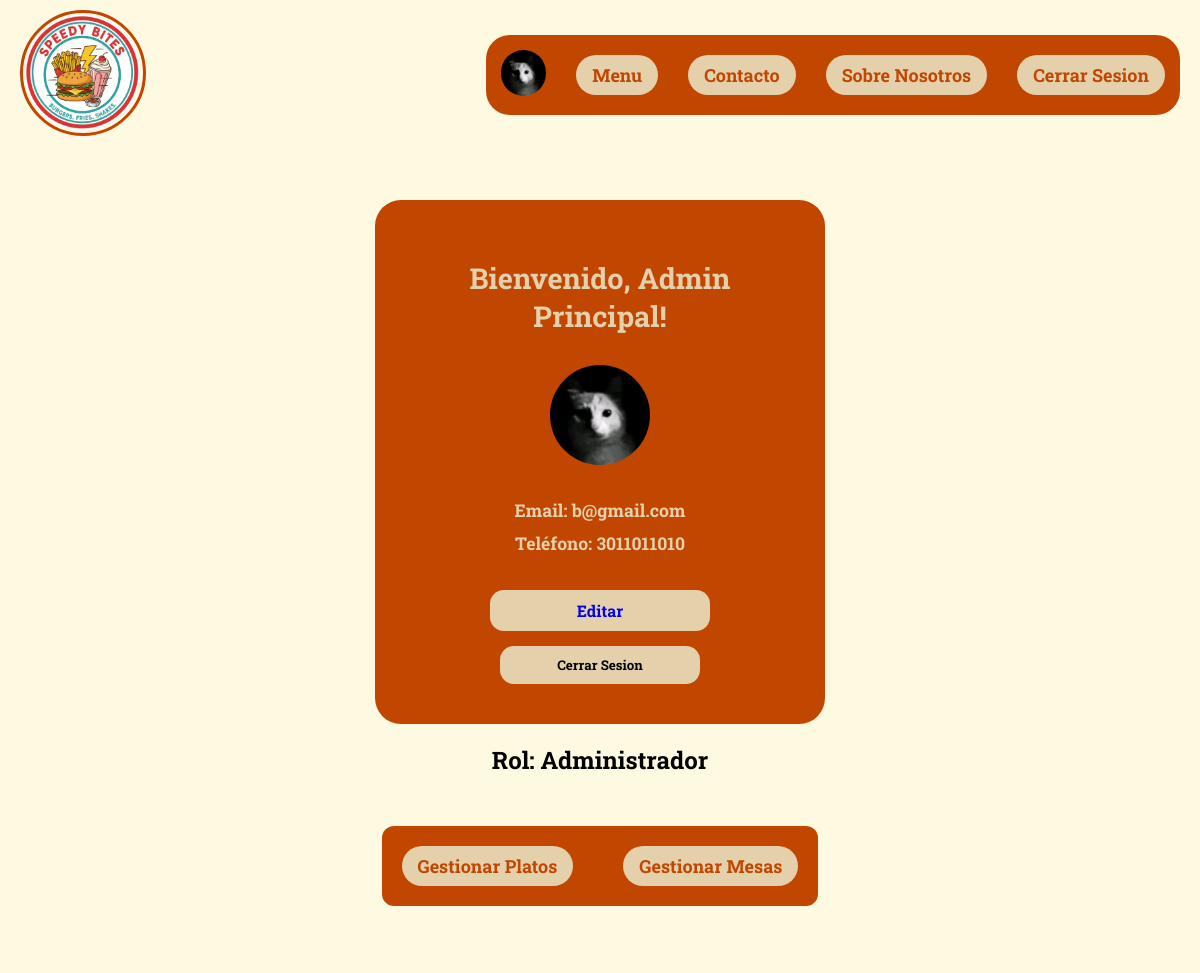
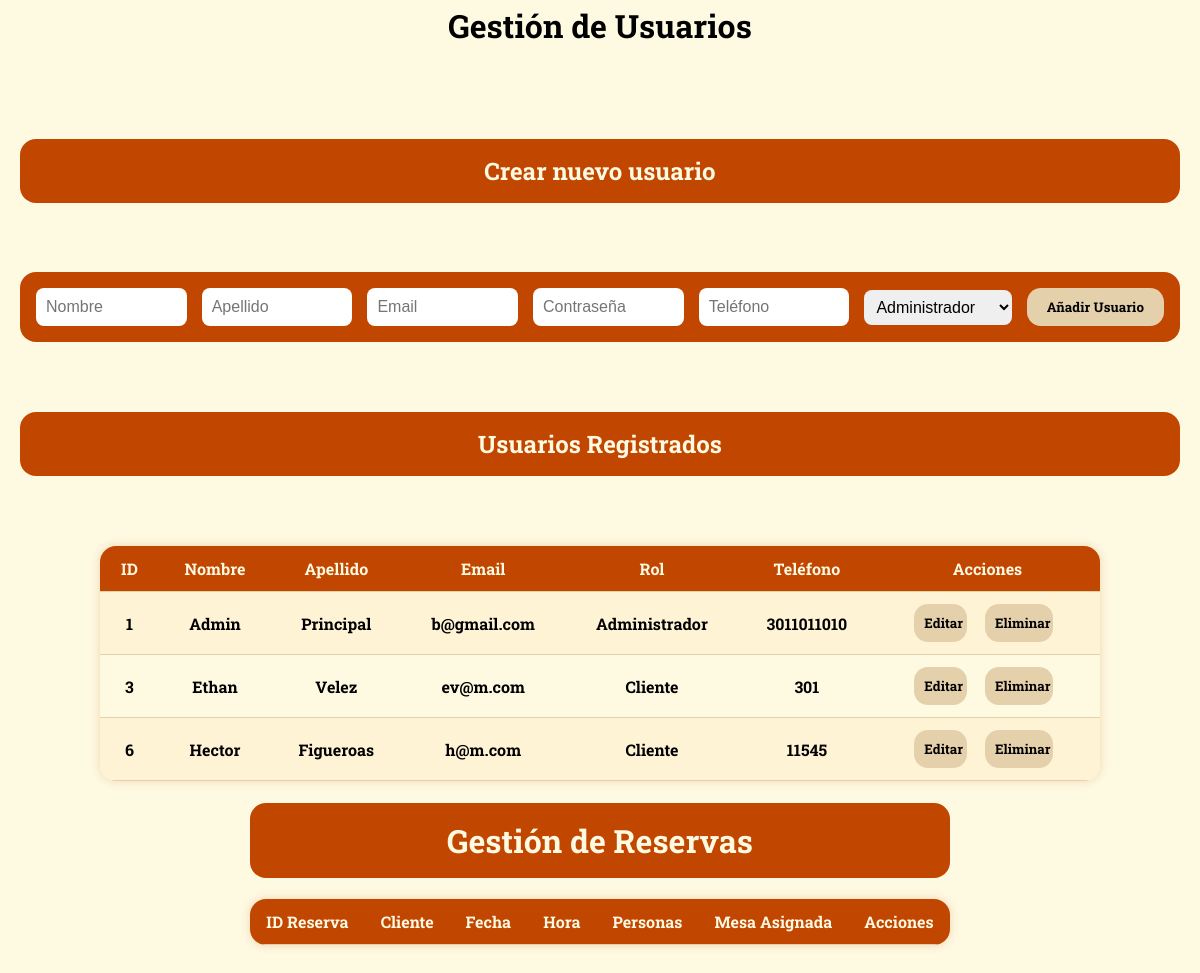
/Vista/html/perfil.php (signed in), run on an earlier commit of the app's database (2 pictures, top to bottom).
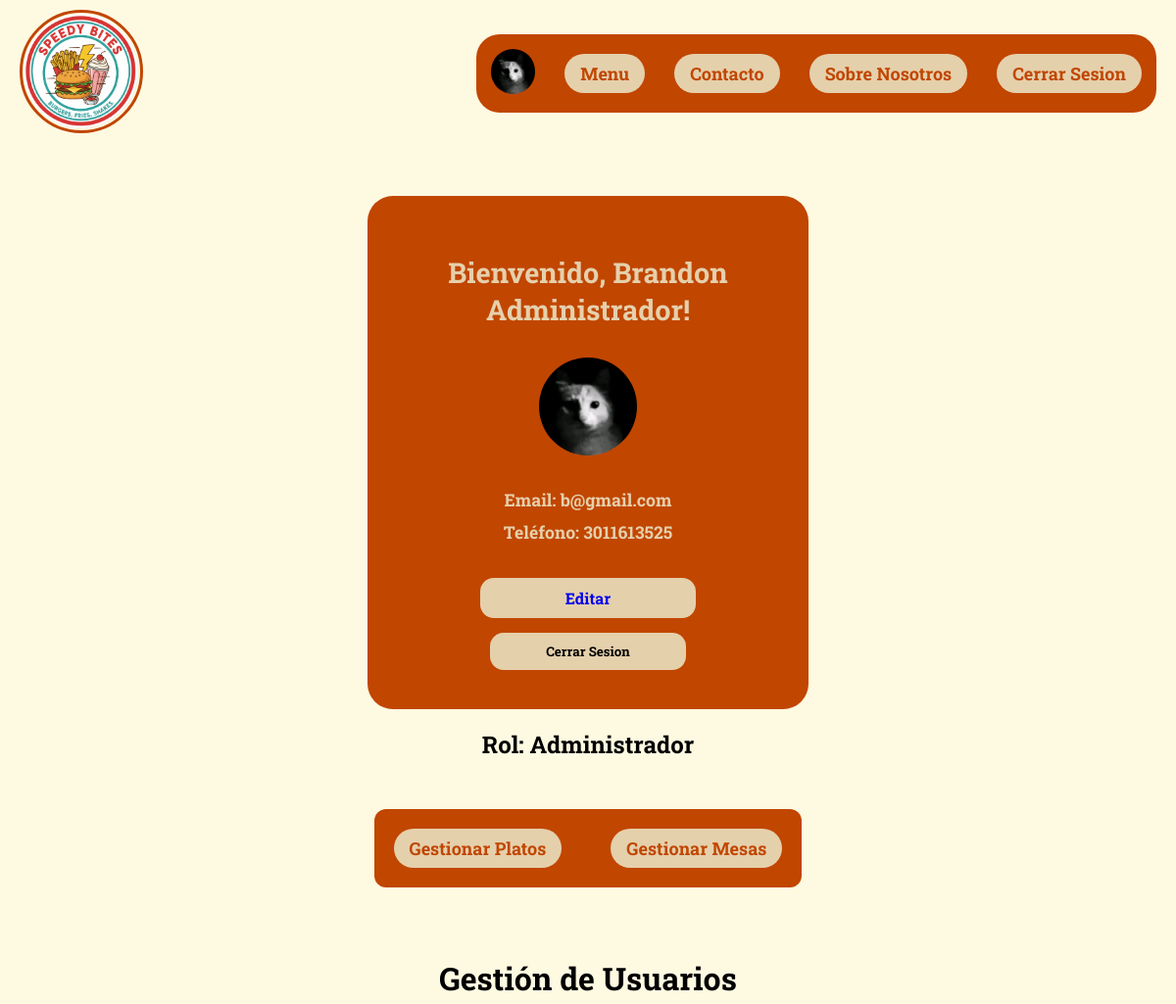
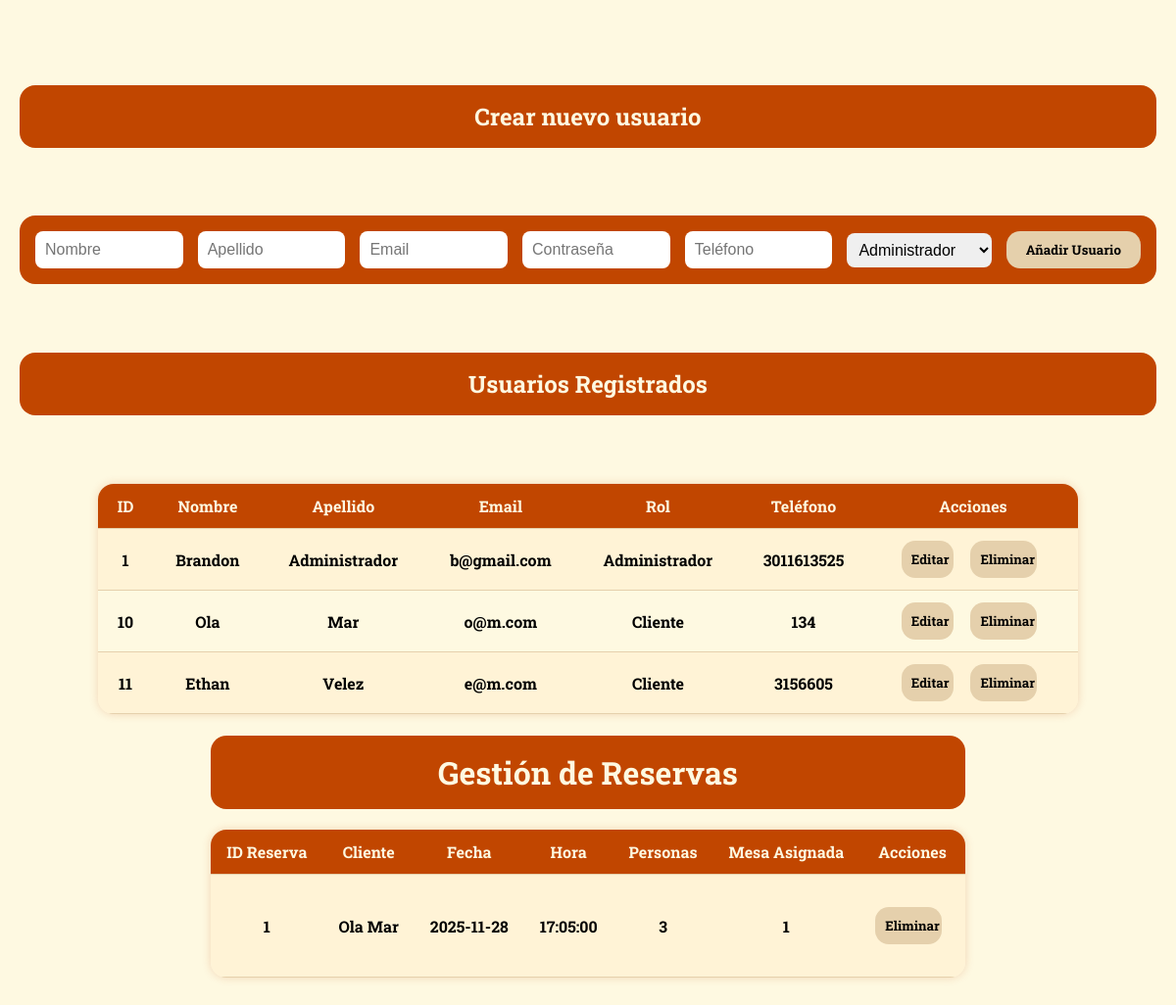
And on a later commit of the database (2 pictures, top to bottom).
### tables this page shows
CREATE TABLE `usuarios` (
  `ID_User` int(5) NOT NULL,
  `Nombre` varchar(100) DEFAULT NULL,
  `Apellido` varchar(100) DEFAULT NULL,
  `Email` varchar(100) DEFAULT NULL,
  `Passwrd` varchar(255) DEFAULT NULL,
  `Rolusu` varchar(100) DEFAULT NULL,
  `Telefono` varchar(15) DEFAULT NULL,
  `ImagenPerfil` blob DEFAULT NULL
);

CREATE TABLE `reservas` (
  `ID_RE` int(11) NOT NULL,
  `NumeroPersonas` int(11) DEFAULT NULL,
  `FechaReserva` date DEFAULT NULL,
  `HoraReserva` time DEFAULT NULL,
  `ID_User` int(11) DEFAULT NULL,
  `ID_M` int(11) DEFAULT NULL
);

CREATE TABLE `mesas` (
  `ID_R` int(5) NOT NULL,
  `NumeroMesa` int(11) NOT NULL,
  `Capacidad` int(50) NOT NULL,
  `Ubicacion` varchar(255) NOT NULL,
  `Disponibilidad` tinyint(1) NOT NULL
);

### Modelo/ModeloUsuarios.php (called while the page is built, shortened)
<?php
require_once __DIR__ . "/../Configuracion/conexion.php";
class Usuario {
    public $db;
    public function __construct() {
        $this -> db = DB::connect();
    }
    public function listarUser() {
        $stmt = $this->db->query("SELECT * FROM usuarios");
        return $stmt->fetchAll(PDO::FETCH_ASSOC);
    }
}

### Configuracion/conexion.php (called while the page is built, shortened)
<?php
class DB{
    private static $host = "localhost";
    private static $dbname = "resad";
    private static $username = "Adless";
    private static $password = "115";
    private static $charset = "utf8mb4";
    private static $pdo = null;
    public static function connect(){
        if(self::$pdo === null){
            try{
                $dn = "mysql:host=". self::$host.";dbname=". self::$dbname.";charset=".self::$charset;
                self::$pdo = new PDO($dn,self::$username,self::$password);
                self::$pdo->setAttribute(PDO::ATTR_ERRMODE, PDO::ERRMODE_EXCEPTION);
            }
            catch(PDOException $e){
                die("Error de conexion".$e -> getMessage());
            }
        }
        return self::$pdo;
    }
}
?>

### Modelo/ModeloReservas.php (called while the page is built, shortened)
<?php
require_once(ROOT_PATH . 'Configuracion/conexion.php');
class Reservas {
    public $db;
    public function __construct() {
        $this->db = DB::connect();
    }
    public function obtenerReservas() {
        $sql = "SELECT
                    r.*,
                    m.NumeroMesa,
                    u.Nombre,
                    u.Apellido
                FROM
                    reservas r
                JOIN
                    mesas m ON r.ID_M = m.ID_R
                JOIN
                    usuarios u ON r.ID_User = u.ID_User";
        $stmt = $this->db->query($sql);
        return $stmt->fetchAll(PDO::FETCH_ASSOC);
    }
}
?>

### Vista/html/perfil.php (the view, shortened to what this page needs)
<?php
require_once '../../Modelo/ModeloUsuarios.php';
require_once '../../Modelo/ModeloReservas.php';
$usuario = $_SESSION['usuario_logueado'];
$modelUser = new Usuario();
$modelReservas = new Reservas();
$reservas = [];
if ($usuario['Rolusu'] === 'Administrador') {
    $_SESSION['lista_usuarios'] = $modelUser->listarUser();
    $reservas = $modelReservas->obtenerReservas();
} else {
    $reservas = $modelReservas->obtenerReservas();
}
$usuarios = $_SESSION['lista_usuarios'] ?? [];
?>
<!DOCTYPE html>
<html lang="es">
<head>
    <link href="../css/perfil.css" rel="stylesheet">
</head>
<body>
     <nav>
    <ul>
      <li>  <a href="../index.php"><img src="../img/Logo.png" id="logo"></a> </li>
      <div id="navbotones">
        <li>  <a href="./perfil.php"><img id="fpp" src="../img/uP/<?= htmlspecialchars($usuario['ImagenPerfil'] ?? 'default.png') ?>" alt="Foto de perfil"></a> </li>
        <li>  <a class="botonesnav" href="./menu.php">Menu</a>  </li>
        <li>  <a class="botonesnav" href="./contacto.php">Contacto</a> </li>
        <li>  <a class="botonesnav" href="./sn.php">Sobre Nosotros</a> </li>
        <li>  <a class="botonesnav" href="../../Controlador/usuarioController.php?action=cerrarSesion">Cerrar Sesion</a> </li>
      </div>
    </ul>
  </nav>
<div class="Contenedor">
        <div class="user">
            <h1>Bienvenido, <?= htmlspecialchars($usuario['Nombre'])?> <?= htmlspecialchars($usuario['Apellido']) ?>!</h1>
            <img id="fp" src="../img/uP/<?= htmlspecialchars($usuario['ImagenPerfil'] ?? 'default.png') ?>" alt="Foto de perfil">
            <h2>Email: <?= htmlspecialchars($usuario['Email']) ?></h2>
            <h2>Teléfono: <?= htmlspecialchars($usuario['Telefono']) ?></h2>
            <div class="BotonEditar">
                <a href="perfil.php?editarPerfil=<?= htmlspecialchars($usuario['ID_User']) ?>#form-edicion-perfil" id="btn1" class="editar-perfil-btn">Editar</a>
                <form method="POST" action="../../Controlador/usuarioController.php?action=cerrarSesion">
                    <button id="btn1" type="submit">Cerrar Sesion</button>
                </form>
            </div>
    </div>
<div class="GesPerfil">
            <?php if ($usuario['Rolusu'] === 'Administrador'): ?>
            <h2>Rol: <?= htmlspecialchars($usuario['Rolusu']) ?></h2>
    </div>
            <div id="opciones">
                <a class="botonesnav" href="./rplato.php">Gestionar Platos</a>
                <a class="botonesnav" href="./mesas.php">Gestionar Mesas</a>
            </div>
        <div class="GesAdmin">
            <h1>Gestión de Usuarios</h1>
            <h2 class="Crear">Crear nuevo usuario</h2>
            <form class="Crear" method="POST" action="../../Controlador/adminController.php?action=registrarA">
                <input type="text" name="Nombre" placeholder="Nombre" required>
                <input type="text" name="Apellido" placeholder="Apellido" required>
                <input type="email" name="Email" placeholder="Email" required>
                <input type="password" name="Password" placeholder="Contraseña" required>
                <input type="text" name="Telefono" placeholder="Teléfono">
                <select name="Rolusu">
                    <option value="Administrador">Administrador</option>
                </select>
                <button id="btn" type="submit">Añadir Usuario</button>
            </form>
            <h2 class="Crear">Usuarios Registrados</h2>
            <table>
                <tr>
                    <th>ID</th> <th>Nombre</th> <th>Apellido</th> <th>Email</th> <th>Rol</th> <th>Teléfono</th>  <th>Acciones</th>
                </tr>
                <?php foreach($usuarios as $u): ?>
                <tr>
                    <td><?= htmlspecialchars($u['ID_User']) ?></td>
                    <td><?= htmlspecialchars($u['Nombre']) ?></td>
                    <td><?= htmlspecialchars($u['Apellido']) ?></td>
                    <td><?= htmlspecialchars($u['Email']) ?></td>
                    <td><?= htmlspecialchars($u['Rolusu']) ?></td>
                    <td><?= htmlspecialchars($u['Telefono']) ?></td>
                    <td>
                        <form method="POST" action="perfil.php#form-edicion-admin">
                            <button id="btn" type="submit">Editar</button>
                        </form>
                        <form method="POST" action="../../Controlador/adminController.php?action=eliminarA">
                            <button id="btn" type="submit" class="delete">Eliminar</button>
                        </form>
                    </td>
                </tr>
                <?php endforeach; ?>
            </table>
        </div>
        <div class="GesReservas">
            <h1 class="Crear">Gestión de Reservas</h1>
            <table>
                <tr>
                    <th>ID Reserva</th>
                    <th>Cliente</th>
                    <th>Fecha</th>
                    <th>Hora</th>
                    <th>Personas</th>
                    <th>Mesa Asignada</th>
                    <th>Acciones</th>
                </tr>
                <?php foreach($reservas as $r): ?>
                <tr>
                    <td><?= htmlspecialchars($r['ID_RE']) ?></td>
                    <td><?= htmlspecialchars($r['Nombre']) ?> <?= htmlspecialchars($r['Apellido']) ?></td>
                    <td><?= htmlspecialchars($r['FechaReserva']) ?></td>
                    <td><?= htmlspecialchars($r['HoraReserva']) ?></td>
                    <td><?= htmlspecialchars($r['NumeroPersonas']) ?></td>
                    <td><?= htmlspecialchars($r['NumeroMesa']) ?></td>
                    <td>
                        <form method="POST" action="../../Controlador/reservaController.php?action=EliminarR" style="display: inline;">
                            <button id="btn" type="submit" class="delete">Eliminar</button>
                        </form>
                    </td>
                </tr>
                <?php endforeach; ?>
            </table>
        </div>
        <?php endif; ?>
</div>
</body>
</html>

### Vista/css/perfil.css (style rules this page uses)
* { text-decoration: none; text-decoration-line: none; }
body { font-family: "Roboto Slab", serif; font-optical-sizing: auto; font-weight: bold; font-style: normal; background-color: #FEF9E1; margin: 0; padding: 0; width: 100%; }
nav { width: 100%; }
ul { list-style-type: none; display: flex; justify-content: space-between; align-items: center; padding: 10px 20px; margin: 0; }
#logo { width: 120px; border: #C14600 3px solid; border-radius: 100%; }
#navbotones { background-color: #C14600; display: flex; justify-content: center; align-items: center; gap: 30px; padding: 15px; border-radius: 24px; }
.botonesnav { display: block; color: #C14600; padding: 8px 16px; text-decoration: none; font-size: 18px; background-color: #E5D0AC; border-radius: 26px; transition: 0.2s ease-out; white-space: nowrap; }
.Contenedor { display: flex; margin-top: 30px; margin-bottom: 50px; flex-direction: column; align-items: center; text-align: center; justify-content: center; padding: 20px; }
.user { background-color: #C14600; padding: 40px; color: #E5D0AC; border-radius: 26px; width: 90%; max-width: 450px; box-sizing: border-box; }
.user img { width: 100px; height: auto; margin: 10px 0 20px 0; }
.user h1 { font-size: 1.8em; }
.user h2 { font-size: 1.1em; margin: 10px 0; }
.BotonEditar { margin-top: 35px; flex-direction: column; display: flex; justify-content: center; gap: 15px; text-decoration: none; color: black; }
#btn1 { padding: 10px; display: block; width: 90%; max-width: 200px; background-color: #E5D0AC; border-radius: 14px; border: none; font-family: "Roboto Slab", serif; font-optical-sizing: auto; font-weight: bold; font-style: normal; cursor: pointer; transition: 0.2s ease-out; text-align: center; margin: 0 auto; text-align: center; }
#fp { border-radius: 100%; }
#fpp { width: 45px; border-radius: 100%; }
.GesAdmin { margin-top: 50px; display: flex; align-items: center; justify-content: space-between; flex-direction: column; gap: 50px; }
#opciones { display: flex; flex-direction: row; gap: 50px; margin-top: 30px; padding: 20px; border-radius: 12px; background-color: #C14600; }
.Crear, .Editar, .Reserva { background-color: #C14600; display: flex; flex-direction: row; width: 100%; border-radius: 16px; padding: 16px; color: #FEF9E1; align-items: center; justify-content: center; box-sizing: border-box; gap: 15px; }
input { width: 100%; padding: 10px; border: none; border-radius: 8px; box-sizing: border-box; font-size: 16px; }
#btn { padding: 10px; display: block; width: 90%; max-width: 200px; background-color: #E5D0AC; border-radius: 14px; border: none; font-family: "Roboto Slab", serif; font-optical-sizing: auto; font-weight: bold; font-style: normal; cursor: pointer; transition: 0.2s ease-out; text-align: center; }
select { width: 100%; padding: 8px; border: none; border-radius: 8px; box-sizing: border-box; font-size: 16px; }
table { width: 100%; max-width: 1000px; border-collapse: collapse; margin: 0 auto; font-family: "Roboto Slab", serif; background-color: #FEF9E1; box-shadow: 0 0 10px rgba(193, 70, 0, 0.2); border-radius: 16px; overflow: hidden; }
table th, table td { padding: 12px 16px; text-align: center; border-bottom: 1px solid #E5D0AC; }
table th { background-color: #C14600; color: #FEF9E1; font-weight: bold; font-size: 1em; }
table tr:nth-child(even) { background-color: #FFF3D6; }
table td form { display: inline-block; margin: 0 4px; }
table td button { padding: 6px 12px; background-color: #E5D0AC; border: none; border-radius: 10px; font-family: "Roboto Slab", serif; font-weight: bold; cursor: pointer; transition: background-color 0.2s ease-out; }

What changed in the data, as far as the page shows it:
removed usuarios: ID_User "3", Nombre "Ethan", Apellido "Velez", Email "ev@m.com", Rolusu "Cliente", Telefono "301"
removed usuarios: ID_User "6", Nombre "Hector", Apellido "Figueroas", Email "h@m.com", Rolusu "Cliente", Telefono "11545"
changed usuarios "Administrador": Nombre "Admin" → "Brandon"; Apellido "Principal" → "Administrador"; Telefono "3011011010" → "3011613525"
added usuarios: ID_User "10", Nombre "Ola", Apellido "Mar", Email "o@m.com", Rolusu "Cliente", Telefono "134"
added usuarios: ID_User "11", Nombre "Ethan", Apellido "Velez", Email "e@m.com", Rolusu "Cliente", Telefono "3156605"
added reservas: ID_RE "1", ID_User.Nombre "Ola", ID_User.Apellido "Mar", FechaReserva "2025-11-28", HoraReserva "17:05:00", NumeroPersonas "3", ID_M.NumeroMesa "1"
